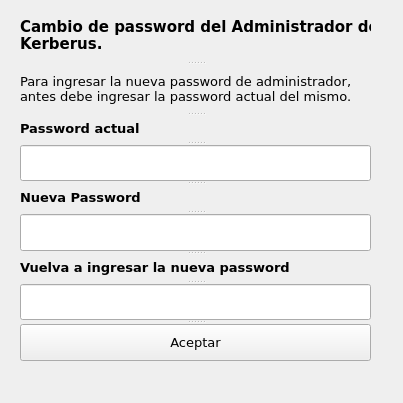
<?xml version="1.0" encoding="UTF-8"?>
<ui version="4.0">
 <class>Form</class>
 <widget class="QWidget" name="Form">
  <property name="windowModality">
   <enum>Qt::ApplicationModal</enum>
  </property>
  <property name="geometry">
   <rect>
    <x>0</x>
    <y>0</y>
    <width>403</width>
    <height>403</height>
   </rect>
  </property>
  <property name="sizePolicy">
   <sizepolicy hsizetype="Fixed" vsizetype="Fixed">
    <horstretch>0</horstretch>
    <verstretch>0</verstretch>
   </sizepolicy>
  </property>
  <property name="windowTitle">
   <string>Cambio de Password de administrador</string>
  </property>
  <widget class="QSplitter" name="splitter">
   <property name="geometry">
    <rect>
     <x>20</x>
     <y>10</y>
     <width>351</width>
     <height>351</height>
    </rect>
   </property>
   <property name="orientation">
    <enum>Qt::Vertical</enum>
   </property>
   <widget class="QLabel" name="label">
    <property name="font">
     <font>
      <family>Verdana</family>
      <pointsize>11</pointsize>
      <weight>75</weight>
      <bold>true</bold>
     </font>
    </property>
    <property name="text">
     <string>Cambio de password del Administrador de
Kerberus.</string>
    </property>
   </widget>
   <widget class="QLabel" name="label_2">
    <property name="sizePolicy">
     <sizepolicy hsizetype="Preferred" vsizetype="Preferred">
      <horstretch>0</horstretch>
      <verstretch>0</verstretch>
     </sizepolicy>
    </property>
    <property name="font">
     <font>
      <family>Verdana</family>
      <pointsize>10</pointsize>
     </font>
    </property>
    <property name="text">
     <string>Para ingresar la nueva password de administrador,
antes debe ingresar la password actual del mismo.</string>
    </property>
    <property name="scaledContents">
     <bool>false</bool>
    </property>
    <property name="wordWrap">
     <bool>false</bool>
    </property>
   </widget>
   <widget class="QLabel" name="label_passwordActual">
    <property name="enabled">
     <bool>true</bool>
    </property>
    <property name="font">
     <font>
      <family>Verdana</family>
      <pointsize>10</pointsize>
      <weight>75</weight>
      <bold>true</bold>
     </font>
    </property>
    <property name="text">
     <string>Password actual</string>
    </property>
   </widget>
   <widget class="QLineEdit" name="password_actual">
    <property name="font">
     <font>
      <family>Verdana</family>
      <pointsize>10</pointsize>
     </font>
    </property>
    <property name="echoMode">
     <enum>QLineEdit::Password</enum>
    </property>
   </widget>
   <widget class="QLabel" name="label_3">
    <property name="font">
     <font>
      <family>Verdana</family>
      <pointsize>10</pointsize>
      <weight>75</weight>
      <bold>true</bold>
     </font>
    </property>
    <property name="text">
     <string>Nueva Password</string>
    </property>
    <property name="buddy">
     <cstring>password1</cstring>
    </property>
   </widget>
   <widget class="QLineEdit" name="password1">
    <property name="font">
     <font>
      <family>Verdana</family>
      <pointsize>10</pointsize>
     </font>
    </property>
    <property name="echoMode">
     <enum>QLineEdit::Password</enum>
    </property>
   </widget>
   <widget class="QLabel" name="label_4">
    <property name="font">
     <font>
      <family>Verdana</family>
      <pointsize>10</pointsize>
      <weight>75</weight>
      <bold>true</bold>
     </font>
    </property>
    <property name="text">
     <string>Vuelva a ingresar la nueva password</string>
    </property>
    <property name="buddy">
     <cstring>password2</cstring>
    </property>
   </widget>
   <widget class="QLineEdit" name="password2">
    <property name="sizePolicy">
     <sizepolicy hsizetype="Preferred" vsizetype="Fixed">
      <horstretch>0</horstretch>
      <verstretch>0</verstretch>
     </sizepolicy>
    </property>
    <property name="font">
     <font>
      <family>Verdana</family>
      <pointsize>10</pointsize>
     </font>
    </property>
    <property name="echoMode">
     <enum>QLineEdit::Password</enum>
    </property>
   </widget>
   <widget class="QPushButton" name="boton">
    <property name="sizePolicy">
     <sizepolicy hsizetype="Preferred" vsizetype="Fixed">
      <horstretch>0</horstretch>
      <verstretch>0</verstretch>
     </sizepolicy>
    </property>
    <property name="font">
     <font>
      <family>Verdana</family>
      <pointsize>10</pointsize>
     </font>
    </property>
    <property name="text">
     <string>Aceptar</string>
    </property>
   </widget>
  </widget>
 </widget>
 <resources/>
 <connections/>
</ui>
